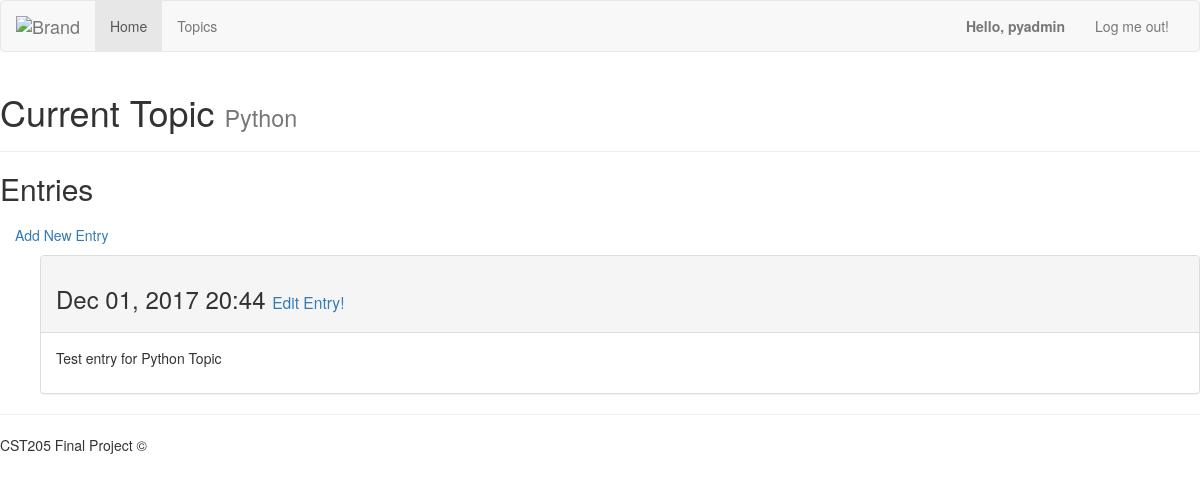
The page /topics/2/ (signed in) on the database as committed earlier.
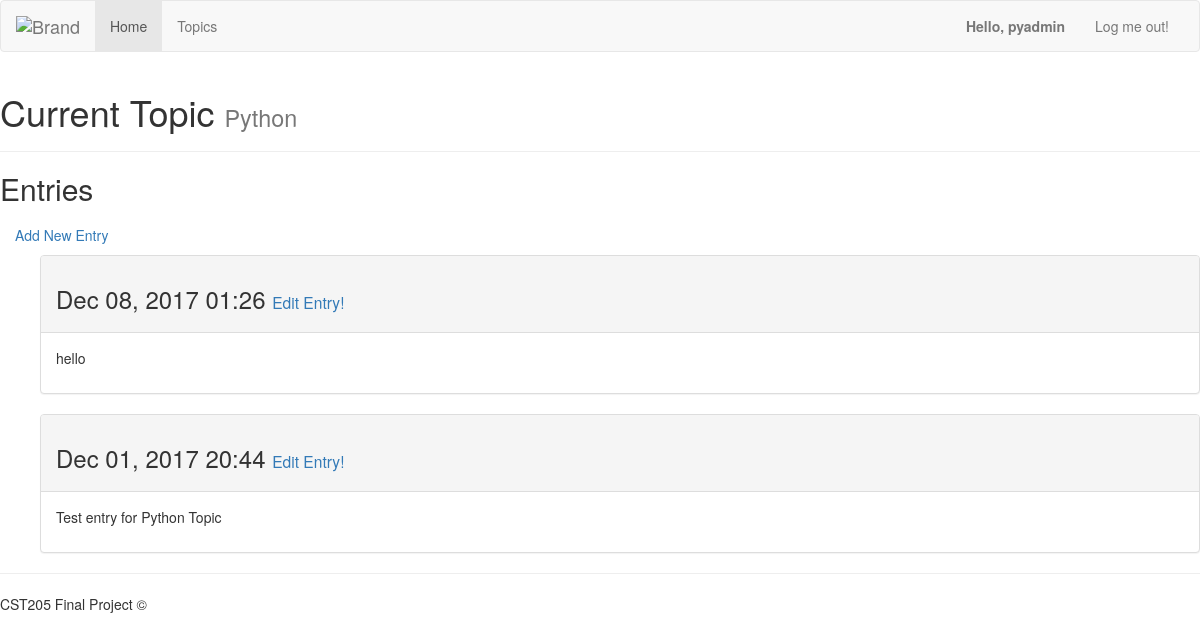
The same page on the database as committed later.
### Journal/models.py (models this page shows, shortened)
class Entry(models.Model):
    topic = models.ForeignKey(Topic)
    text = models.TextField()
    date_added = models.DateTimeField(auto_now=True)
    image = models.FileField(null=True, blank=True)
    class Meta:
        verbose_name_plural = 'entries'

### Journal/views.py (the view)
# urls.py: url(r'^topics/(?P<topic_id>\d+)/$', views.topic, name='topic'),
@login_required
def topic(request, topic_id):
    topic = Topic.objects.get(id=topic_id)
    entries = topic.entry_set.order_by('-date_added')
    context = {'topic':topic, 'entries': entries}
    return render(request, 'topic.html', context)

### Journal/models.py (called while the page is built)
    def __str__(self):
        return self.text

### Journal/templates/topic.html
{% extends "base.html" %}
{% block content %}
    <div class="page-header">
      <h1>Current Topic <small>{{ topic }}</small></h1>
    </div>
    <h2>Entries</h2>
    <ul class="nav nav-pills">
        <li class="presentation"><a href="{% url 'Journal:new_entry' topic.id %}">Add New Entry</a></li>
    </ul>
    <ul>
        {% for entry in entries %}
            <div class="panel panel-default">
                <div class="panel-heading">
                    <h3>{{ entry.date_added|date:'M d, Y H:i' }}
                        <small><a href="{% url 'Journal:edit_entry' entry.id %}">Edit Entry!</a></small>
                    </h3>
                </div>
                <div class="panel-body">
                    {{ entry.text|linebreaks }}
                </div>
            </div>
        {% empty %}
            <div class="panel panel-default">
                <div class="panel-heading">
                    <h3>There no entries for this topic</h3>
                </div>
            </div>
        {% endfor %}
    </ul>
{% endblock content %}

Rows that differ between the two databases and show on the page:
added Entry: date_added "Dec 08, 2017 01:26", text "hello"
